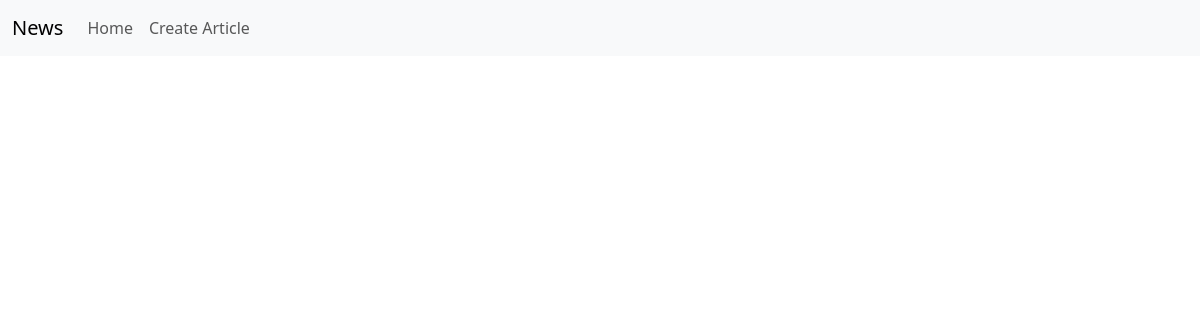
Before: /tasks/ (signed in) with the older database file.
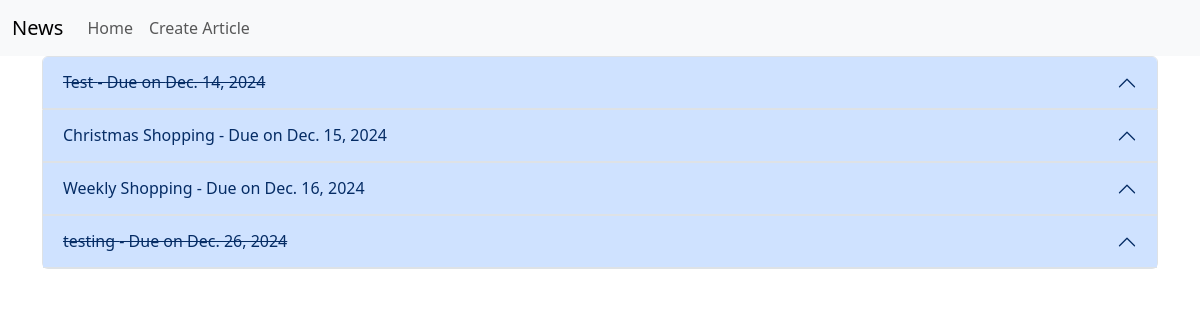
After: the same page with the newer database file.
### todo/models.py (models this page shows)
class Task(models.Model):
    user = models.ForeignKey(User, on_delete=models.CASCADE, related_name='tasks')
    title = models.CharField(max_length=200)
    description = models.TextField()
    complete = models.BooleanField(default=False)
    due_date = models.DateField()

### todo/views.py (the view)
# urls.py: path('tasks/', task_views.view_tasks, name="view_tasks"),
def view_tasks(request):
    tasks = Task.objects.filter(user=request.user).order_by('due_date')
    context = {
        "tasks": tasks,
    }
    return render(request, 'todo/view_tasks.html', context)

### todo/templates/todo/view_tasks.html (shortened to what this page needs)
{% extends 'base.html' %}
{% block content %}
<div class="accordion" id="accordionExample">
    {% for task in tasks %}
    <div class="accordion-item">
        <h2 class="accordion-header">
            <button class="accordion-button" type="button" data-bs-toggle="collapse" data-bs-target="#collapse-{{forloop.counter}}"
                aria-expanded="true" aria-controls="collapse-{{forloop.counter}}">
                <div {% if task.complete %}class="strikethrough"{% endif %}>
                    {{ task.title }} - Due on {{ task.due_date }}
                </div>
            </button>
        </h2>
    </div>
    {% endfor %}
</div>
{% endblock content %}

### templates/base.html (shortened to what this page needs)
<!doctype html>
<html lang="en">
<head>
    <link href="https://cdn.jsdelivr.net/npm/bootstrap@5.3.3/dist/css/bootstrap.min.css" rel="stylesheet"
>
</head>
<body>
    <nav class="navbar navbar-expand-lg bg-light">
        <div class="container-fluid">
            <a class="navbar-brand" href="{% url 'home' %}">News</a>
            <div class="collapse navbar-collapse" id="navbarSupportedContent">
                <ul class="navbar-nav me-auto mb-2 mb-lg-0">
                    <li class="nav-item">
                        <a class="nav-link" href="{% url 'home' %}">Home</a>
                    </li>
                    {% if request.user.is_superuser %}
                    <li class="nav-item">
                        <a class="nav-link" href="{% url 'create_article' %}">Create Article</a>
                    </li>
                    {% endif %}
                </ul>
            </div>
        </div>
    </nav>
    <div class="container">
            {% block content %}
            {% endblock content %}
        </div>
</body>
</html>

### todo/templates/todo/view_tasks.html (style rules this page uses)
.strikethrough { text-decoration: line-through; }

Changed rows visible on the page:
added Task: title "Test", due_date "Dec. 14, 2024", complete True (drawn)
added Task: title "Christmas Shopping", due_date "Dec. 15, 2024", complete False (drawn)
added Task: title "Weekly Shopping", due_date "Dec. 16, 2024", complete False (drawn)
added Task: title "testing", due_date "Dec. 26, 2024", complete True (drawn)
